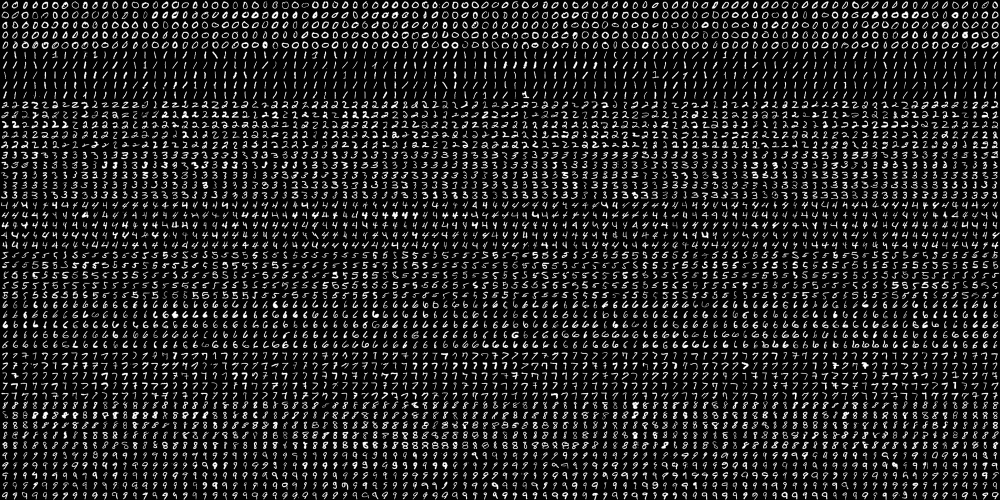
#> input picture Informatiker/Bilder/digits.png, 2000 x 1000 px, found by its file name (shown at 1/2 size); the run also reads 1 picture not shown here
$ jupyter execute PredictDigit_2_SVM_sklearn.ipynb
#> lines starting #> are read from the running program, lines starting #| are printed output that depends on the picture; long printed decimals are rounded
Da es bei der SVM-Variante von OpenCV nicht möglich war W'keiten auszugeben. Wurde hier mit der Variante von scikit-learn versucht eine bessere Lösung zu findnen. Jedoch haben wir auch hier keine andere Option gefunden und bleiben deshalb bei der Variante von OpenCV.

[cell 1]
import cv2 as cv
import numpy as np
from numpy.linalg import norm
import matplotlib.pyplot as plt
import time
from sklearn import svm

SZ=20
bin_n = 16 # Number of bins

Path = 'D:\Schule\PREN\Bilder'
TrainingImg = '\digits.png'
TestImg = '\ZahlenSchwarzAufWeiss.jpg'

affine_flags = cv.WARP_INVERSE_MAP|cv.INTER_LINEAR

## [deskew]
def deskew(img):
    m = cv.moments(img)
    if abs(m['mu02']) < 1e-2:
        return img.copy()
    skew = m['mu11']/m['mu02']
    M = np.float32([[1, skew, -0.5*SZ*skew], [0, 1, 0]])
    img = cv.warpAffine(img,M,(SZ, SZ),flags=affine_flags)
    return img
## [deskew]

## [hog]
def hog(img):
    gx = cv.Sobel(img, cv.CV_32F, 1, 0)
    gy = cv.Sobel(img, cv.CV_32F, 0, 1)
    mag, ang = cv.cartToPolar(gx, gy)
    bins = np.int32(bin_n*ang/(2*np.pi))    # quantizing binvalues in (0...16)
    bin_cells = bins[:10,:10], bins[10:,:10], bins[:10,10:], bins[10:,10:]
    mag_cells = mag[:10,:10], mag[10:,:10], mag[:10,10:], mag[10:,10:]
    hists = [np.bincount(b.ravel(), m.ravel(), bin_n) for b, m in zip(bin_cells, mag_cells)]
    hist = np.hstack(hists)     # hist is a 64 bit vector

    # transform to Hellinger kernel
    eps = 1e-7
    hist /= hist.sum() + eps
    hist = np.sqrt(hist)
    hist /= norm(hist) + eps
    return hist
## [hog]

img = cv.imread(Path+TrainingImg,0)
#> img is the input picture: shape (1000, 2000); min 0, max 255, mean 33.8
if img is None:
    raise Exception("we need the digits.png image from samples/data here !")

img = img
cells = [np.hsplit(row,100) for row in np.vsplit(img,50)]
#> cells = 50 items

# First half is trainData, remaining is testData
train_cells = [ i[:50] for i in cells ]
#> train_cells = 50 items
test_cells = [ i[50:] for i in cells]
#> test_cells = 50 items

[cell 2]
######     training Data     ########################

deskewed = [list(map(deskew,row)) for row in train_cells]
#> in deskew, `m = cv.moments(img)`: m = moments, m00 16057, centre m10/m00, m01/m00 = (9.95, 9.55)
#> in deskew, `skew = m['mu11']/m['mu02']`: skew = -0.347
#> in deskew, `M = np.float32([[1, skew, -0.5*SZ*skew], [0, 1, 0]])`: M = [[1, -0.347, 3.47], [0, 1, 0]]
#> in deskew (call 19), `m = cv.moments(img)`: m = moments, m00 14211, centre m10/m00, m01/m00 = (9.84, 9.84)
#> in deskew (call 19), `m = cv.moments(img)`:
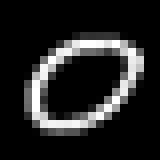
#> img: shape (20, 20) (shown 8 times larger); min 0, max 255, mean 35.5
#> in deskew (call 19), `skew = m['mu11']/m['mu02']`: skew = -0.36
#> in deskew (call 19), `M = np.float32([[1, skew, -0.5*SZ*skew], [0, 1, 0]])`: M = [[1, -0.36, 3.6], [0, 1, 0]]
#> in deskew (call 19), `img = cv.warpAffine(img,M,(SZ, SZ),flags=affine_flags)`:
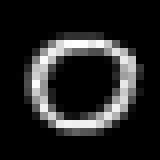
#> img: shape (20, 20) (shown 8 times larger); min 0, max 255, mean 35.5
#> in deskew (call 20), `m = cv.moments(img)`: m = moments, m00 19153, centre m10/m00, m01/m00 = (9.69, 9.95)
#> in deskew (call 20), `m = cv.moments(img)`:
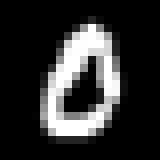
#> img: shape (20, 20) (shown 8 times larger); min 0, max 255, mean 47.9
#> in deskew (call 20), `skew = m['mu11']/m['mu02']`: skew = -0.172
#> in deskew (call 20), `M = np.float32([[1, skew, -0.5*SZ*skew], [0, 1, 0]])`: M = [[1, -0.172, 1.72], [0, 1, 0]]
#> in deskew (call 20), `img = cv.warpAffine(img,M,(SZ, SZ),flags=affine_flags)`:
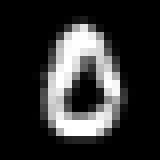
#> img: shape (20, 20) (shown 8 times larger); min 0, max 255, mean 47.9
#> in deskew (call 21), `m = cv.moments(img)`: m = moments, m00 16139, centre m10/m00, m01/m00 = (10.21, 9.57)
#> in deskew (call 21), `m = cv.moments(img)`:
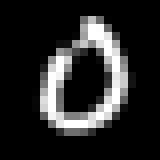
#> img: shape (20, 20) (shown 8 times larger); min 0, max 255, mean 40.3
#> in deskew (call 21), `skew = m['mu11']/m['mu02']`: skew = -0.19
#> in deskew (call 21), `M = np.float32([[1, skew, -0.5*SZ*skew], [0, 1, 0]])`: M = [[1, -0.19, 1.9], [0, 1, 0]]
#> in deskew (call 21), `img = cv.warpAffine(img,M,(SZ, SZ),flags=affine_flags)`:
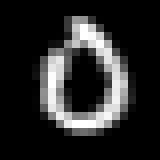
#> img: shape (20, 20) (shown 8 times larger); min 0, max 255, mean 40.4
#> in deskew (call 22), `m = cv.moments(img)`: m = moments, m00 18776, centre m10/m00, m01/m00 = (9.7, 10.1)
#> in deskew (call 22), `m = cv.moments(img)`:
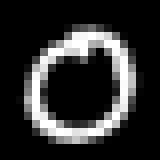
#> img: shape (20, 20) (shown 8 times larger); min 0, max 255, mean 46.9
#> in deskew (call 22), `skew = m['mu11']/m['mu02']`: skew = -0.148
#> in deskew (call 22), `M = np.float32([[1, skew, -0.5*SZ*skew], [0, 1, 0]])`: M = [[1, -0.148, 1.48], [0, 1, 0]]
#> in deskew (call 22), `img = cv.warpAffine(img,M,(SZ, SZ),flags=affine_flags)`:
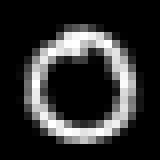
#> img: shape (20, 20) (shown 8 times larger); min 0, max 255, mean 46.9
#> in deskew (call 23), `m = cv.moments(img)`: m = moments, m00 19850, centre m10/m00, m01/m00 = (9.78, 9.72)
#> in deskew (call 23), `m = cv.moments(img)`:
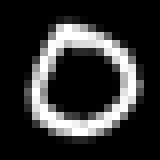
#> img: shape (20, 20) (shown 8 times larger); min 0, max 255, mean 49.6
#> in deskew (call 23), `skew = m['mu11']/m['mu02']`: skew = -0.0161
#> in deskew (call 23), `M = np.float32([[1, skew, -0.5*SZ*skew], [0, 1, 0]])`: M = [[1, -0.0161, 0.161], [0, 1, 0]]
#> in deskew (call 24), `m = cv.moments(img)`: m = moments, m00 8968, centre m10/m00, m01/m00 = (10.02, 10.09)
#> in deskew (call 24), `m = cv.moments(img)`:
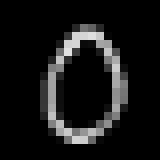
#> img: shape (20, 20) (shown 8 times larger); min 0, max 226, mean 22.4
#> in deskew (call 24), `skew = m['mu11']/m['mu02']`: skew = -0.0776
#> in deskew (call 24), `M = np.float32([[1, skew, -0.5*SZ*skew], [0, 1, 0]])`: M = [[1, -0.0776, 0.776], [0, 1, 0]]
#> deskewed = 50 items
hogdata = [list(map(hog,row)) for row in deskewed]
#> in hog, `hists = [np.bincount(b.ravel(), m.ravel(), bin_n) for b, m in zip(bin_..`: hists = 4 items
#> in hog, `hist = np.hstack(hists)`: hist = 64 values, max 8730.6 at index 1, min 0 at index 4, mean 1520.4
#> in hog, `hist /= hist.sum() + eps`: hist = 64 values, max 0.0897 at index 1, min 0 at index 4, mean 0.0156
#> in hog, `hist = np.sqrt(hist)`: hist = 64 values, max 0.3 at index 1, min 0 at index 4, mean 0.0933
#> hogdata = 50 items
trainData = np.float32(hogdata).reshape(-1,64)
responses = np.repeat(np.arange(10),250)[:,np.newaxis]

[cell 3]
######     Now training      ########################

clf = svm.LinearSVC(C=2.67)
clf.fit(trainData, responses)

[cell 4]
newimg = cv.imread('images/test_run2/big/imageFromWeb_008.jpg',0)
zahl = newimg[235:253,268:285]
plt.imshow(zahl,'gray')
plt.show()
thresh = cv.resize(zahl,(20,20))
desk = deskew(thresh)
hData = hog(desk)
#> hData = 64 values, max 0.312 at index 0, min 0 at index 47, mean 0.107
tData = np.float32(hData).reshape(-1,bin_n*4)
pred = clf.predict(tData)
#> pred = [5]
des = clf.decision_function(tData)
print(pred)
#| [5]
print(des)
#| [[-1.531 -2.655 -2.857 -2.083 -3.073  1.028
#|   -2.182 -3.078 -1.340 -0.2519]]
print(np.median(thresh[0]))
#| 31.0

[cell 5]
newimg = cv.imread('images/test_run2/big/imageFromWeb_008.jpg',0)
zahl = newimg[135:153,168:185]
plt.imshow(zahl,'gray')
plt.show()
thresh = cv.resize(zahl,(20,20))
desk = deskew(thresh)
hData = hog(desk)
#> hData = 64 values, max 0.234 at index 36, min 0 at index 10, mean 0.106
tData = np.float32(hData).reshape(-1,bin_n*4)
pred = clf.predict(tData)
#> pred = [4]
print(pred)
#| [4]
print(des)
#| [[-1.531 -2.655 -2.857 -2.083 -3.073  1.028
#|   -2.182 -3.078 -1.340 -0.2519]]
print(np.median(thresh[0]))
#| 199.0
